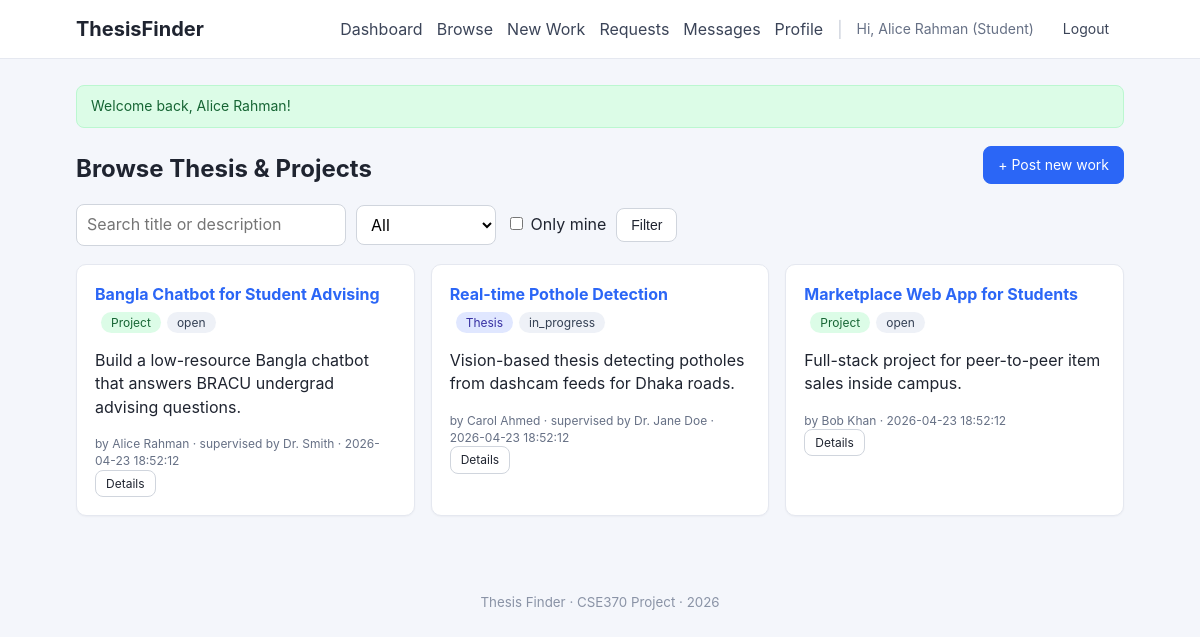
Screenshot of /projects/index.php (signed in) with the database file from the repository.
### tables this page shows
CREATE TABLE work (
    project_id    INT AUTO_INCREMENT PRIMARY KEY,
    title         VARCHAR(200) NOT NULL,
    description   TEXT,
    owner_id      INT NOT NULL,
    created_at    DATETIME NOT NULL DEFAULT CURRENT_TIMESTAMP,
    supervisor_id INT DEFAULT NULL,
    thesis_flag   TINYINT(1) NOT NULL DEFAULT 0,
    project_flag  TINYINT(1) NOT NULL DEFAULT 0,
    CONSTRAINT fk_work_owner      FOREIGN KEY (owner_id)      REFERENCES user(id)         ON DELETE CASCADE,
    CONSTRAINT fk_work_supervisor FOREIGN KEY (supervisor_id) REFERENCES teacher(user_id) ON DELETE SET NULL
);

CREATE TABLE user (
    id              INT AUTO_INCREMENT PRIMARY KEY,
    email           VARCHAR(120) NOT NULL UNIQUE,
    password        VARCHAR(255) NOT NULL,
    name            VARCHAR(120) NOT NULL,
    student_flag    TINYINT(1) NOT NULL DEFAULT 0,
    teacher_flag    TINYINT(1) NOT NULL DEFAULT 0,
    created_at      DATETIME NOT NULL DEFAULT CURRENT_TIMESTAMP
);

### includes/auth.php (called while the page is built, shortened)
<?php
function h(?string $s): string {
    return htmlspecialchars((string)$s, ENT_QUOTES | ENT_SUBSTITUTE, 'UTF-8');
}

### projects/index.php (the view, shortened to what this page needs)
<?php
require_once __DIR__ . '/../config/db.php';
require_once __DIR__ . '/../includes/auth.php';
$q    = trim($_GET['q']    ?? '');
$type = $_GET['type'] ?? 'all';
$mine = isset($_GET['mine']);
$sql = "
    SELECT w.project_id, w.title, w.description, w.created_at, w.thesis_flag, w.project_flag,
           u.name AS owner_name, t.name AS supervisor_name,
           (SELECT project_status FROM project_status WHERE project_id = w.project_id ORDER BY project_status LIMIT 1) AS status
    FROM work w
    JOIN user u  ON u.id = w.owner_id
    LEFT JOIN user t ON t.id = w.supervisor_id
    WHERE 1=1
";
$sql .= ' ORDER BY w.created_at DESC LIMIT 100';
$stmt = $conn->prepare($sql);
$stmt->execute();
$rows = $stmt->get_result()->fetch_all(MYSQLI_ASSOC);
require __DIR__ . '/../includes/header.php';
?>
<div class="page-head">
    <h1>Browse Thesis &amp; Projects</h1>
    <a class="btn btn-primary" href="/projects/create.php">+ Post new work</a>
</div>
<form class="filters" method="get">
    <input type="search" name="q" placeholder="Search title or description" value="<?= h($q) ?>">
    <select name="type">
        <option value="all"     <?= $type==='all'    ?'selected':'' ?>>All</option>
    </select>
    <label class="inline"><input type="checkbox" name="mine" <?= $mine?'checked':'' ?>> Only mine</label>
    <button class="btn" type="submit">Filter</button>
</form>
<?php if (!$rows): ?>
    <p class="muted">No work matches the filters. Try posting a new one!</p>
<?php else: ?>
<div class="grid-2">
    <?php foreach ($rows as $w): ?>
        <article class="card work-card">
            <h3><a href="/projects/view.php?id=<?= (int)$w['project_id'] ?>"><?= h($w['title']) ?></a></h3>
            <div class="tags">
                <?php if ($w['thesis_flag']):  ?><span class="tag tag-thesis">Thesis</span><?php endif; ?>
                <?php if ($w['project_flag']): ?><span class="tag tag-project">Project</span><?php endif; ?>
                <?php if ($w['status']): ?><span class="tag"><?= h($w['status']) ?></span><?php endif; ?>
            </div>
            <p><?= h(mb_strimwidth($w['description'] ?? '', 0, 180, '...')) ?></p>
            <div class="muted small">
                by <?= h($w['owner_name']) ?>
                <?php if ($w['supervisor_name']): ?> &middot; supervised by <?= h($w['supervisor_name']) ?><?php endif; ?>
                &middot; <?= h($w['created_at']) ?>
            </div>
            <a class="btn btn-sm" href="/projects/view.php?id=<?= (int)$w['project_id'] ?>">Details</a>
        </article>
    <?php endforeach; ?>
</div>
<?php endif; ?>
<?php require __DIR__ . '/../includes/footer.php'; ?>

### assets/css/style.css (style rules this page uses)
* { box-sizing: border-box; }
html, body { margin: 0; padding: 0; }
body { font-family: -apple-system, BlinkMacSystemFont, "Segoe UI", Roboto, Helvetica, Arial, sans-serif; background: #f4f6fb; color: #1f2430; line-height: 1.45; }
a { color: #2b66f6; text-decoration: none; }
.card { background: #fff; border: 1px solid #e5e8f0; border-radius: 10px; padding: 18px; margin-bottom: 18px; box-shadow: 0 1px 2px rgba(15,23,42,.04); }
h1 { font-size: 24px; margin: 14px 0 6px; }
h3 { font-size: 16px; margin: 0 0 6px; }
.btn { display: inline-block; padding: 8px 14px; border: 1px solid #d0d5dd; background: #fff; color: #1f2430; border-radius: 8px; cursor: pointer; font-size: 14px; text-decoration: none; transition: background .15s, border-color .15s; }
.btn-primary { background: #2b66f6; border-color: #2b66f6; color: #fff; }
.btn-sm { padding: 4px 10px; font-size: 12px; }
.muted { color: #667085; }
.small { font-size: 12px; }
.tags { display: inline-flex; gap: 6px; flex-wrap: wrap; margin-left: 6px; }
.tag { display: inline-block; padding: 2px 10px; font-size: 12px; background: #eef1f7; color: #344054; border-radius: 999px; }
.tag-thesis { background: #e0e7ff; color: #3730a3; }
.tag-project { background: #dcfce7; color: #166534; }
.grid-2 { display: grid; grid-template-columns: repeat(auto-fit, minmax(320px, 1fr)); gap: 16px; }
.work-card h3 { margin-bottom: 4px; }
.page-head { display: flex; align-items: center; justify-content: space-between; flex-wrap: wrap; gap: 10px; margin-top: 10px; }
.filters { display: flex; flex-wrap: wrap; gap: 10px; align-items: center; margin: 12px 0 18px; }
.filters input, .filters select { padding: 8px 10px; border: 1px solid #d0d5dd; border-radius: 8px; font: inherit; background: #fff; }

### rows the page displays
work: title "Bangla Chatbot for Student Advising", project_flag "Project", status "open", description "Build a low-resource Bangla chatbot that answers BRACU undergrad advising questions.", owner.name "Alice Rahman", user.name "Dr. Smith", created_at "2026-04-23 18:52:12"
work: title "Real-time Pothole Detection", thesis_flag "Thesis", status "in_progress", description "Vision-based thesis detecting potholes from dashcam feeds for Dhaka roads.", owner.name "Carol Ahmed", user.name "Dr. Jane Doe", created_at "2026-04-23 18:52:12"
work: title "Marketplace Web App for Students", project_flag "Project", status "open", description "Full-stack project for peer-to-peer item sales inside campus.", owner.name "Bob Khan", created_at "2026-04-23 18:52:12"

### other values shown
current_user_name() "Alice Rahman"
$succ "Welcome back, Alice Rahman!"
